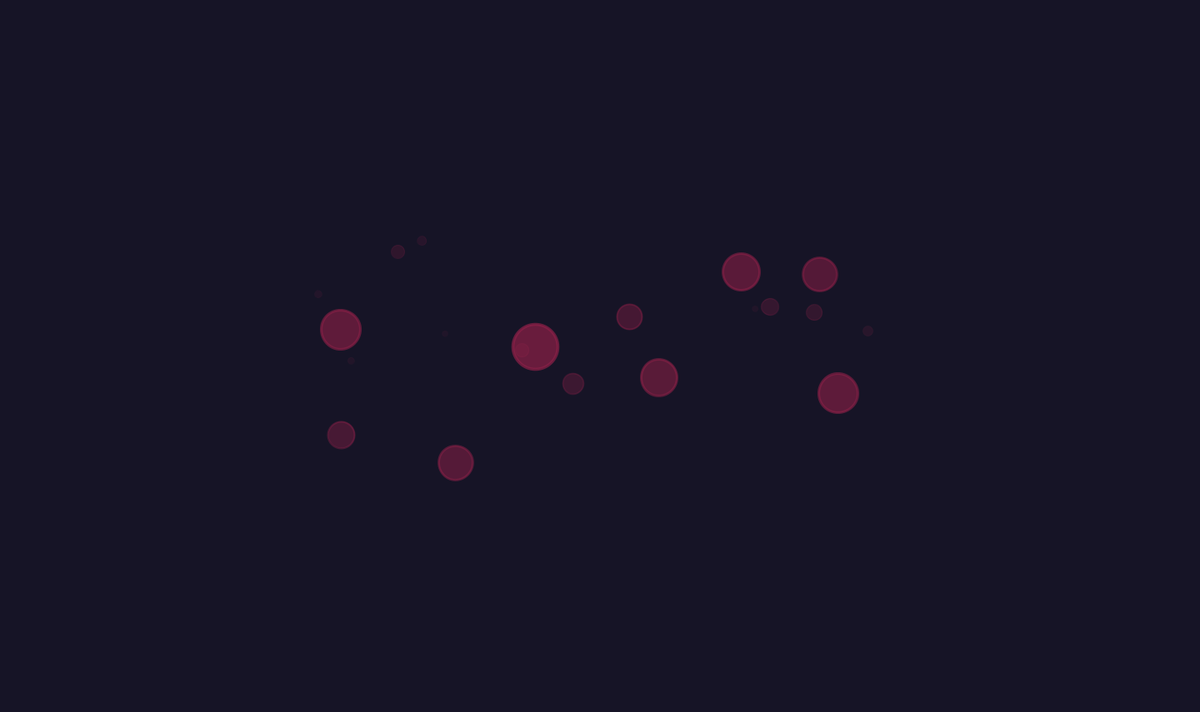
Frame 1 (no input)
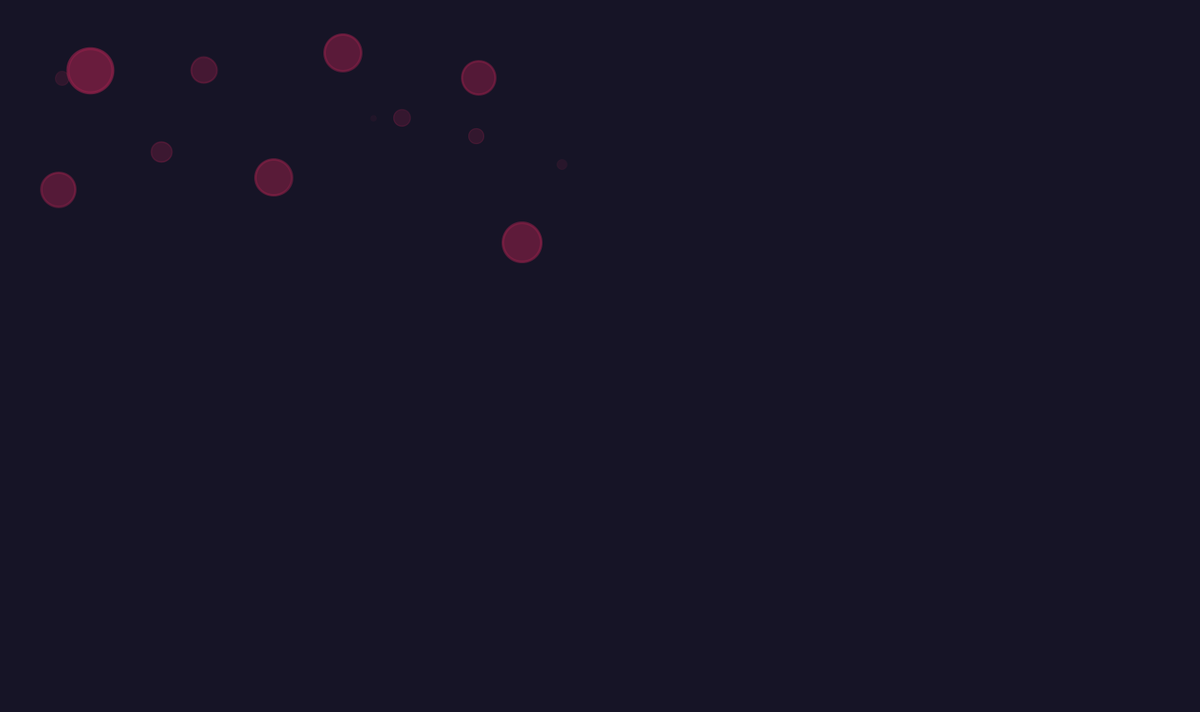
Frame 60 (the mouse pressed at the canvas centre just before this capture)
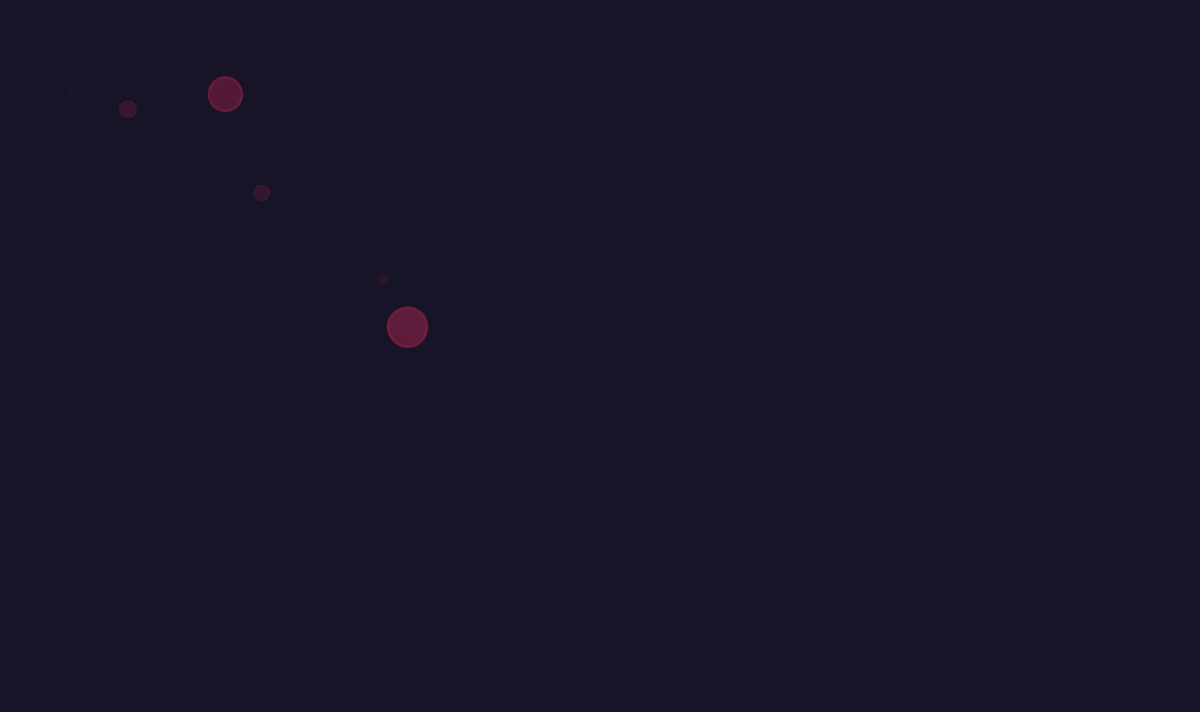
Frame 120 (the mouse held since frame 60 and released just before this capture)

The Processing sketch that drew these frames (run headless with seeded random() and noise(); from frame 60 on, the mouse is pressed at the canvas centre):

// Processing sketch: ex_2_10a_mouse_attraction
// ── ex_2_10a_mouse_attraction.pde
int width = 1440;
int height = 855;
Mover[] movers = new Mover[20];

void setup() {
  size(1440, 855);
  for (int i = 0; i < movers.length; i++) {
    movers[i] = new Mover(
      140, 31, 71,
      random(2, 20),
      random(width/2) + width / 4,
      random(height/3) + height/3);
  }
}

void draw() {
  background(22, 20, 38);
  Mover mouse = new Mover(0,0,0, 500, mouseX, mouseY);
  for (int i = 0; i < movers.length; i++) {
    for (int j = 0; j < movers.length; j++) {
      if (i != j) {
        PVector force = movers[i].attract(movers[j]);
        movers[i].applyForce(force);
      }
    }
    
    PVector force = mouse.attract(movers[i]);
    movers[i].applyForce(force);

    movers[i].update();
    movers[i].display();
  }
}

class Mover {
  PVector location, velocity, acceleration;
  int r, g, b;
  float offset, mass, radius, G;

  Mover(int r, int g, int b, float mass, float x, float y) {
    location = new PVector(x, y);
    velocity = new PVector(0, 0);
    acceleration = new PVector(0, 0);
    this.r = r;
    this.g = g;
    this.b = b;
    this.mass = mass;
    this.radius = mass*3.0;
    this.G = 0.4;
  }

  void display() {
    strokeWeight(mass * 0.2);
    stroke(r, g, b, 10*mass);
    fill(r, g, b, 10*mass);
    ellipse(location.x, location.y, radius, radius);
    smooth();
  }

  void update() {
    velocity.add(acceleration);
    location.add(velocity);
    acceleration.mult(0);
    limit(30);
  }
  
  void applyForce(PVector force) {
    PVector f = PVector.div(force, mass);
    acceleration.add(f);
  }
  
  void limit(float max) {
    if (velocity.x > max) {
      velocity.x = max; 
    }
    if (velocity.y > max) {
      velocity.y = max; 
    }
  }
  
  PVector attract(Mover mover) {
    PVector force = PVector.sub(location, mover.location);
    float distance = force.magSq();
    distance = constrain(distance, 5.0, 25.0);
    float strength = G * mass * mover.mass;
    force.normalize();
    return force.mult(strength / (distance * distance));
  }
}
